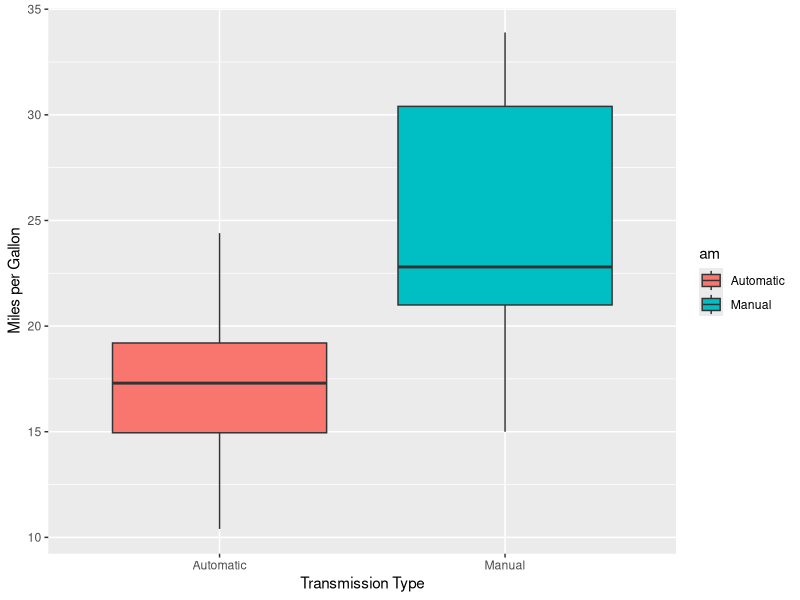
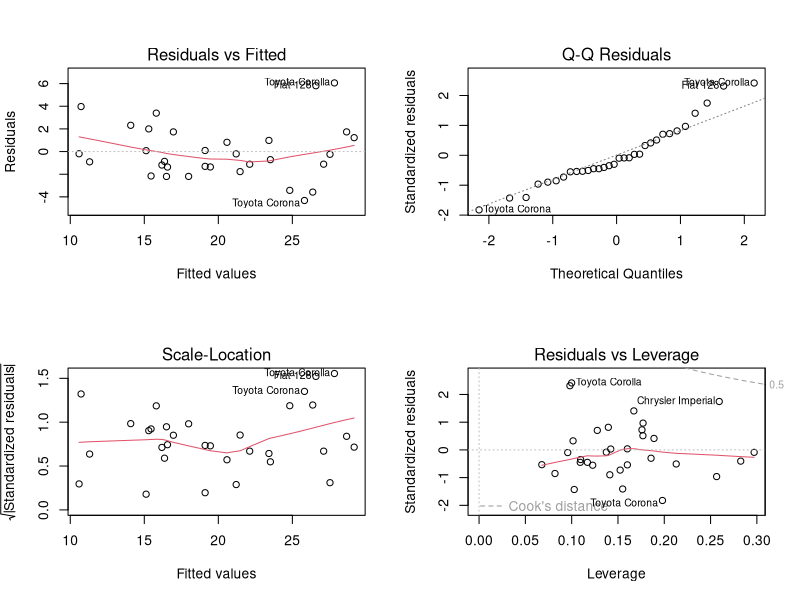

Source code (R) for these figures, in order:
## ---- chunk 1
knitr::opts_chunk$set(echo = TRUE)
## ---- chunk 2
# load the necessary libraries
library(datasets)
library(ggplot2)

# load the mtcars dataset and convert the numeric transmssion type variable to a factor
data(mtcars)
mtcars1 <- mtcars
mtcars1$am <- factor(mtcars1$am, labels = c("Automatic", "Manual"))

# calculate the mean of the mpg for each transmission type
aggregate(mpg ~ am, data = mtcars1, mean)

# plot a boxplot to get an initial idea of the ranges of the mpg values for 
# each transmission type
car_plot <- ggplot(data = mtcars1, aes(x=am, y=mpg)) + 
            geom_boxplot(aes(fill = am)) + 
            labs(x="Transmission Type", y="Miles per Gallon")
car_plot
## ---- chunk 3
# fit a simple linear model to the data
fit01 <- lm(mpg ~ am, data = mtcars1)
summary(fit01)
## ---- chunk 4
# generate the correlation co-efficients from the original data
carsCorr <- cor(mtcars)
round(carsCorr[1,],2)
## ---- chunk 5
# model including transmission and weight
fit02 <- lm(mpg ~ am + wt, data = mtcars1)
summary(fit02)
# model including transmission, weight and displacement
fit03 <- lm(mpg ~ am + wt + disp, data = mtcars1)
summary(fit03)
# model including transmission, weight, displacement and cylinders
fit04 <- lm(mpg ~ am + wt + disp + cyl, data = mtcars1)
summary(fit04)
# model including transmission and displacement
fit05 <- lm(mpg ~ am + disp, data = mtcars1)
summary(fit05)
# model including transmission, displacement and cylinders
fit06 <- lm(mpg ~ am + disp + cyl, data = mtcars1)
summary(fit06)
# model including transmisison and cylinders
fit07 <- lm(mpg ~ am + cyl, data = mtcars1)
summary(fit07)
# model including weight only
fit08 <- lm(mpg ~ wt, data = mtcars1)
summary(fit08)
# model including displacement only
fit09 <- lm(mpg ~ disp, data = mtcars1)
summary(fit09)
# model including cylinders only
fit10 <- lm(mpg ~ cyl, data = mtcars1)
summary(fit10)
## ---- chunk 6
## plot the residuals of the best model
par(mfrow = c(2,2))
plot(fit04)
